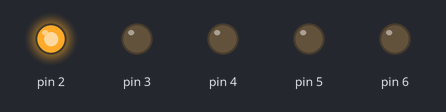
Bench run of a sketch on a simulated Arduino Uno, built with avr-gcc and run on an emulated ATmega328P. Parts: output pins drawn as LEDs (lit = HIGH).

Above: at 0.2 s.
At 1.2 s:
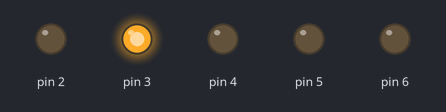
At 2.2 s:
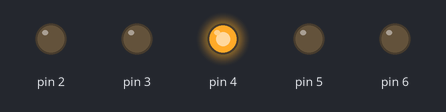
At 4.2 s:
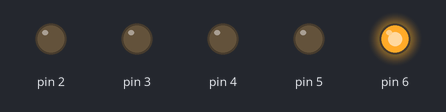
At 5.2 s:
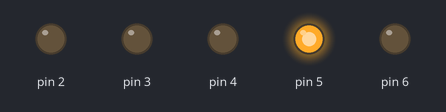
At 9.7 s:
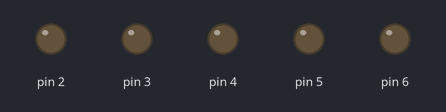
Timing chart, 0 to 10.4 s (numbered marks = the images above):
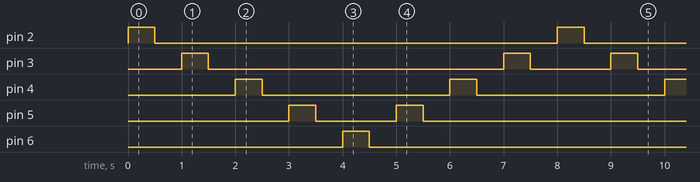

Measured:
- by itself, pin 2, pin 6: alternates HIGH for 0.50 s and LOW for 7.5 s
- by itself, pin 3: repeats every 8.0 s: LOW 5.5 s, HIGH 0.50 s, LOW 1.5 s, HIGH 0.50 s
- by itself, pin 4: alternates HIGH for 0.50 s and LOW for 3.5 s
- by itself, pin 5: repeats every 8.0 s: LOW 1.5 s, HIGH 0.50 s, LOW 5.5 s, HIGH 0.50 s

The sketch:

led_blinking_wave2.ino
```cpp
int d=500;
void setup()
{
    pinMode(2, OUTPUT);
    pinMode(3, OUTPUT);
    pinMode(4, OUTPUT);
    pinMode(5, OUTPUT);
    pinMode(6, OUTPUT);
}

void loop()
{
    for (int i = 2; i<7; i++)
    {
        digitalWrite(i,HIGH);
        delay(d);
        digitalWrite(i,LOW);
        delay(d);
    }
    for (int i = 5; i>2; i--)
    {
        digitalWrite(i,HIGH);
        delay(d);
        digitalWrite(i,LOW);
        delay(d);
    }
}
```
